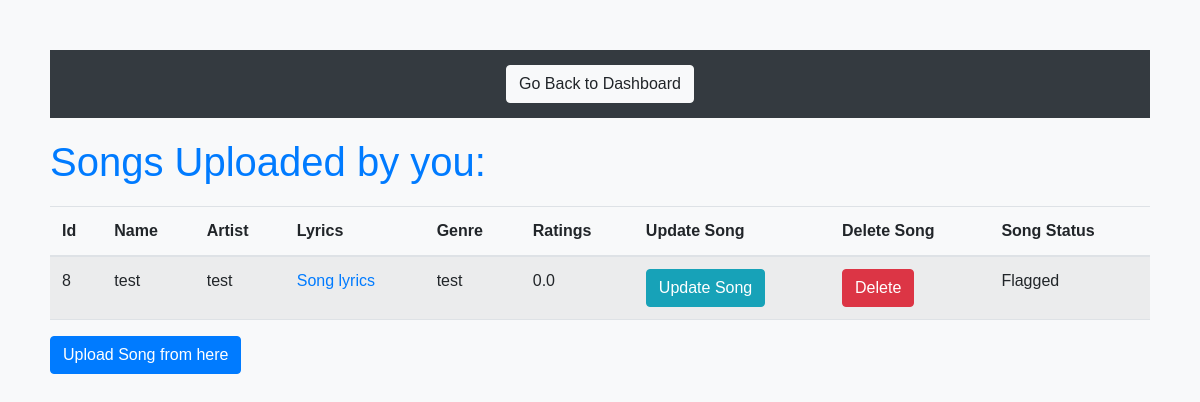
/uploaded_songs (signed in), run on the app's committed database.
### models.py (models this page shows)
class Song(db.Model):
    id = db.Column(db.Integer(),primary_key=True, unique=True)
    song_name = db.Column(db.String(80), nullable=False)
    artist = db.Column(db.String(80), nullable=False)
    lyrics = db.Column(db.String(), nullable=False)
    genre = db.Column(db.String(80), nullable=False)
    ratings = db.Column(db.Float(), default=0)
    us_id = db.Column(db.Integer(), default=0)
    ratings_total = db.Column(db.Float(), default=0)
    ratings_count = db.Column(db.Float(), default=0)
    flagged = db.Column(db.Boolean(), default=False)

### app.py (the view)
@app.route('/uploaded_songs')
def uploaded_songs():
    user = current_user
    song=Song.query.filter_by(us_id=user.id).all()
    return render_template("uploaded_songs.html",user=user, song=song)

### app.py (called while the page is built)
@login_manager.user_loader
def load_user(id):
    return User.query.get(int(id))

### Templates/uploaded_songs.html (shortened to what this page needs)
<!DOCTYPE html>
<html lang="en">
<head>
    <link href="https://stackpath.bootstrapcdn.com/bootstrap/4.5.2/css/bootstrap.min.css" rel="stylesheet">
</head>
<body>
    <div>
        <header>
            <a href="/creator_dashboard" class="btn btn-light">Go Back to Dashboard</a>
        </header>
    </div>
    {%if song|length == 0%}
        <h1>NO Songs Uploaded</h1>
        <a href="/upload_song" class="btn btn-primary">Upload Song from here</a>
    {%else%}
        <h1>Songs Uploaded by you:</h1>
        <table class="table table-striped">
            <thead>
                <tr>
                    <th>Id</th>
                    <th>Name</th>
                    <th>Artist</th>
                    <th>Lyrics</th>
                    <th>Genre</th>
                    <th>Ratings</th>
                    <th>Update Song</th>
                    <th>Delete Song</th>
                    <th>Song Status</th>
                </tr>
            </thead>
            <tbody>
                {% for s in song %}
                    {% if s.us_id == user.id %}
                        <tr>
                            <td>{{s.id}}</td>
                            <td>{{s.song_name}}</td>
                            <td>{{s.artist}}</td>
                            <td><a href="/lyrics/{{s.id}}">Song lyrics</a></td>
                            <td>{{s.genre}}</td>
                            <td>{{s.ratings}}</td>
                            <td><a href="/update_song/{{s.id}}" class="btn btn-info">Update Song</a></td>
                            <td><a href="#" onclick="showConfirmation('Are you sure you want to delete?', '/delete_creator_song/{{s.id}}')"class="btn btn-danger">Delete</a></td>
                            <td>{{ "Flagged" if s.flagged else "Unflagged" }}</td>
                        </tr>
                    {% endif %}
                {% endfor %}
            </tbody>
        </table>
        <a href="/upload_song" class="btn btn-primary">Upload Song from here</a>
    {%endif%}
</body>
</html>

### Templates/uploaded_songs.html (style rules this page uses)
body { font-family: Arial, sans-serif; background-color: #f8f9fa; padding: 50px; }
header { background-color: #343a40; color: white; padding: 15px; text-align: center; margin-bottom: 20px; }
h1 { color: #007bff; }
table { width: 100%; margin-top: 20px; }
th, td { padding: 12px; text-align: left; border-bottom: 1px solid #dee2e6; }
a { color: #007bff; text-decoration: none; }

### data on the page
Song: id "8", song_name "test", artist "test", genre "test", ratings "0.0", flagged "Flagged"
